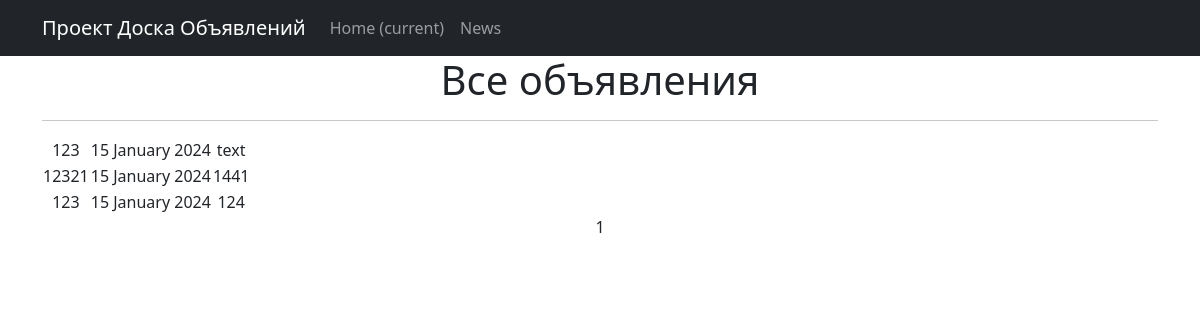
The page /board/ on the database as committed earlier.
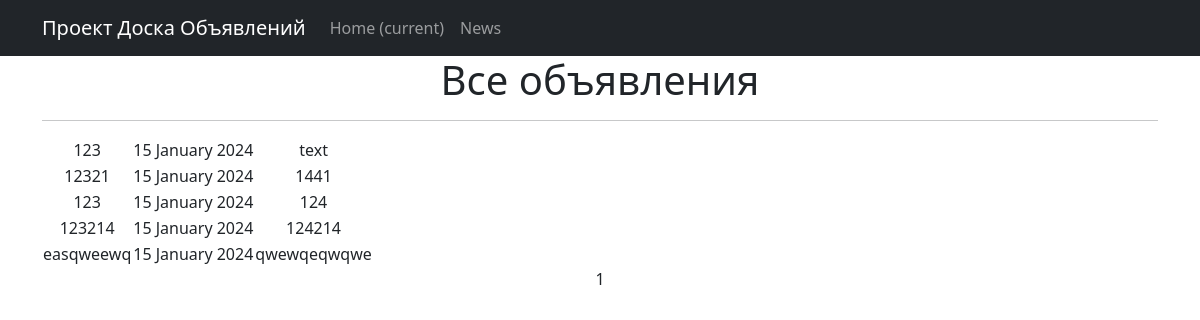
The same page on the database as committed later.
### board/models.py (models this page shows, shortened)
class Post(models.Model):
    postAuthor = models.ForeignKey(User, on_delete = models.CASCADE)
    postCategory = models.ForeignKey(Category, on_delete = models.CASCADE)
    dateCreation = models.DateTimeField(auto_now_add = True)
    title = models.CharField(max_length = 128, null = False)
    text = models.TextField()
    content = RichTextField()

### board/views.py (the view)
# urls.py: path('board/', PostList.as_view(), name = 'post_list'),
class PostList(ListView):
    model = Post
    ordering = 'dateCreation'
    template_name = 'postlist.html'
    context_object_name = 'postlist'
    paginate_by = 10

### templates/postlist.html (shortened to what this page needs)
{% extends 'flatpages/default.html' %}
{% load custom_tags %}
{% block content %}
   <h1>Все объявления</h1>
   <hr>
   {% if postlist %}
       <table>
           {% for post in postlist %}
           <tr>
               <td>{{ post.title }}</td>
               <td>{{ post.dateCreation|date:'d F Y' }}</td>
               <td>{{ post.text|truncatechars:20 }}</td>
               <td>
                </td>
           </tr>
           {% endfor %}
       </table>
   {% else %}
       <h2>Объявлений нет!</h2>
   {% endif %}
   {{ page_obj.number }}
{% endblock content %}

Rows that differ between the two databases and show on the page:
added Post: title "123214", dateCreation "15 January 2024", text "124214"
added Post: title "easqweewq", dateCreation "15 January 2024", text "qwewqeqwqwe"
